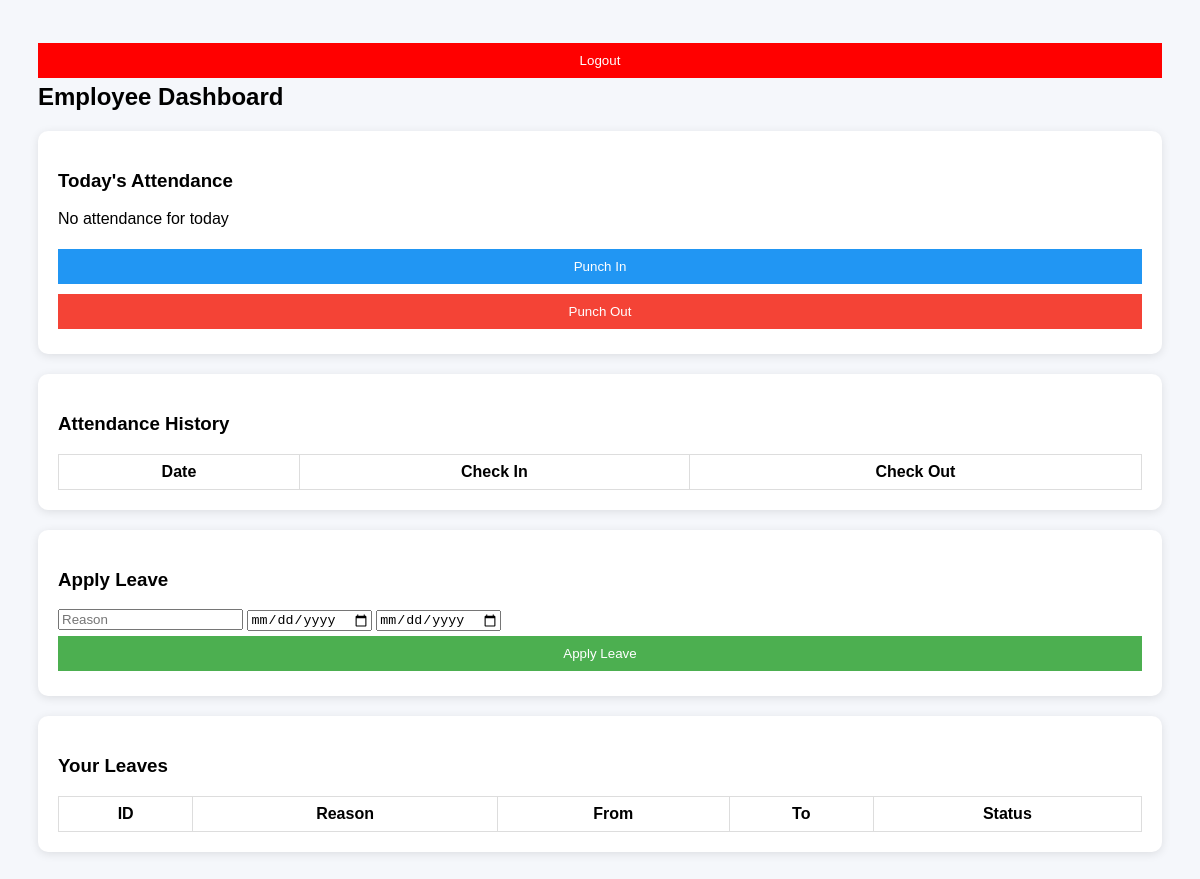
Page /employee/aditya on the earlier database version.
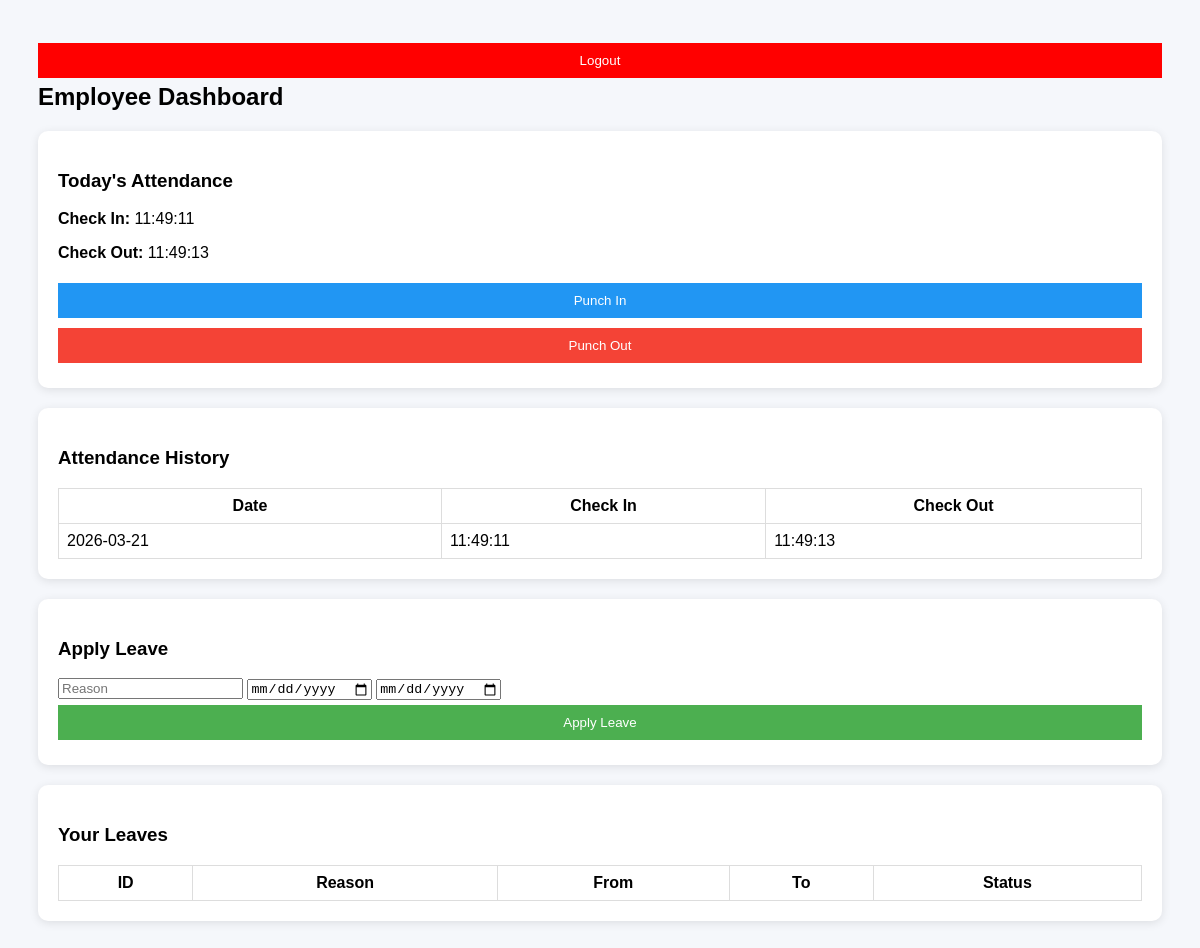
Same page on the later database version.
### tables this page shows
CREATE TABLE attendance (
    id INTEGER PRIMARY KEY AUTOINCREMENT,
    employee_email TEXT,
    date TEXT,
    check_in TEXT,
    check_out TEXT
);

### app.py (the view)
@app.get("/employee/{email}", response_class=HTMLResponse)
def employee_dashboard(request: Request, email: str):
    leaves = cur.execute(
        "SELECT * FROM leaves WHERE employee_email=?",
        (email,)
    ).fetchall()
    attendance = cur.execute(
        "SELECT * FROM attendance WHERE employee_email=? ORDER BY date DESC",
        (email,)
    ).fetchall()
    today, _ = get_ist_time()
    today_record = cur.execute(
        "SELECT * FROM attendance WHERE employee_email=? AND date=?",
        (email, today)
    ).fetchone()
    return templates.TemplateResponse(
        "dashboard_employee.html",
        {
            "request": request,
            "email": email,
            "leaves": leaves,
            "attendance": attendance,
            "today_record": today_record
        }
    )

### templates/dashboard_employee.html (shortened to what this page needs)
<!DOCTYPE html>
<html>
<head>
</head>
<body>
<a href="/logout"><button class="logout">Logout</button></a>
<h2>Employee Dashboard</h2>
<div class="card">
<h3>Today's Attendance</h3>
{% if today_record %}
<p><b>Check In:</b> {{today_record[3]}}</p>
<p><b>Check Out:</b> {{today_record[4]}}</p>
{% else %}
<p>No attendance for today</p>
{% endif %}
<form method="post" action="/check_in">
<button style="background:#2196F3;">Punch In</button>
</form>
<form method="post" action="/check_out">
<button style="background:#f44336;">Punch Out</button>
</form>
</div>
<div class="card">
<h3>Attendance History</h3>
<table>
<tr>
<th>Date</th>
<th>Check In</th>
<th>Check Out</th>
</tr>
{% for a in attendance %}
<tr>
<td>{{a[2]}}</td>
<td>{{a[3]}}</td>
<td>{{a[4]}}</td>
</tr>
{% endfor %}
</table>
</div>
<div class="card">
<h3>Apply Leave</h3>
<form method="post" action="/apply_leave">
<input name="reason" placeholder="Reason">
<input type="date" name="from_date">
<input type="date" name="to_date">
<button style="background:#4CAF50;">Apply Leave</button>
</form>
</div>
<div class="card">
<h3>Your Leaves</h3>
<table>
<tr>
<th>ID</th>
<th>Reason</th>
<th>From</th>
<th>To</th>
<th>Status</th>
</tr>
</table>
</div>
</body>
</html>

### templates/dashboard_employee.html (style rules this page uses)
body { font-family: Arial; padding:30px; background:#f5f7fb; }
.card { background:white; padding:20px; border-radius:10px; margin-bottom:20px; box-shadow:0 2px 10px rgba(0,0,0,0.1); }
button { padding:10px; width:100%; margin:5px 0; border:none; color:white; }
table { width:100%; border-collapse:collapse; }
td, th { border:1px solid #ddd; padding:8px; }
.logout { float:right; background:red; }

Differences in the rows shown:
added attendance: check_in "11:49:11", check_out "11:49:13", date "2026-03-21"
Other differences:
text no longer shown: "No attendance for today"
text now shown: "Check In: Check Out:"
